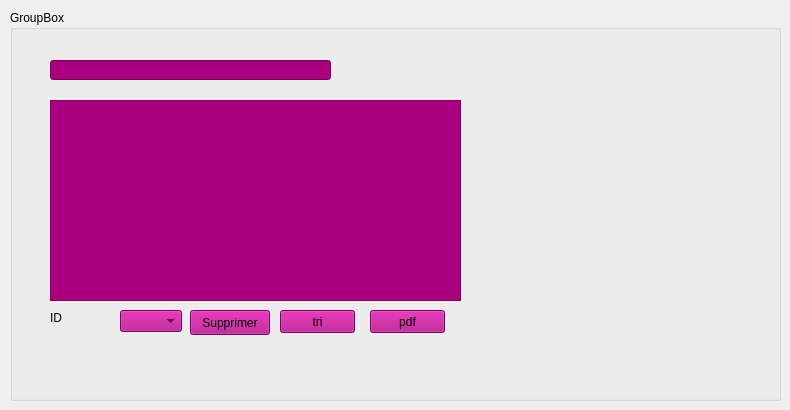
       <widget class="QWidget" name="tab_4">
        <attribute name="title">
         <string>Gestion De Transport</string>
        </attribute>
        <widget class="QGroupBox" name="groupBox_3">
         <property name="geometry">
          <rect>
           <x>10</x>
           <y>10</y>
           <width>771</width>
           <height>391</height>
          </rect>
         </property>
         <property name="palette">
          <palette>
           <active>
            <colorrole role="WindowText">
             <brush brushstyle="SolidPattern">
              <color alpha="255">
               <red>0</red>
               <green>0</green>
               <blue>0</blue>
              </color>
             </brush>
            </colorrole>
            <colorrole role="Button">
             <brush brushstyle="SolidPattern">
              <color alpha="255">
               <red>170</red>
               <green>0</green>
               <blue>127</blue>
              </color>
             </brush>
            </colorrole>
            <colorrole role="Light">
             <brush brushstyle="SolidPattern">
              <color alpha="255">
               <red>255</red>
               <green>249</green>
               <blue>251</blue>
              </color>
             </brush>
            </colorrole>
            <colorrole role="Midlight">
             <brush brushstyle="SolidPattern">
              <color alpha="255">
               <red>212</red>
               <green>207</green>
               <blue>209</blue>
              </color>
             </brush>
            </colorrole>
            <colorrole role="Dark">
             <brush brushstyle="SolidPattern">
              <color alpha="255">
               <red>85</red>
               <green>83</green>
               <blue>83</blue>
              </color>
             </brush>
            </colorrole>
            <colorrole role="Mid">
             <brush brushstyle="SolidPattern">
              <color alpha="255">
               <red>113</red>
               <green>111</green>
               <blue>111</blue>
              </color>
             </brush>
            </colorrole>
            <colorrole role="Text">
             <brush brushstyle="SolidPattern">
              <color alpha="255">
               <red>0</red>
               <green>0</green>
               <blue>0</blue>
              </color>
             </brush>
            </colorrole>
            <colorrole role="BrightText">
             <brush brushstyle="SolidPattern">
              <color alpha="255">
               <red>255</red>
               <green>255</green>
               <blue>255</blue>
              </color>
             </brush>
            </colorrole>
            <colorrole role="ButtonText">
             <brush brushstyle="SolidPattern">
              <color alpha="255">
               <red>0</red>
               <green>0</green>
               <blue>0</blue>
              </color>
             </brush>
            </colorrole>
            <colorrole role="Base">
             <brush brushstyle="SolidPattern">
              <color alpha="255">
               <red>170</red>
               <green>0</green>
               <blue>127</blue>
              </color>
             </brush>
            </colorrole>
            <colorrole role="Window">
             <brush brushstyle="SolidPattern">
              <color alpha="255">
               <red>170</red>
               <green>0</green>
               <blue>127</blue>
              </color>
             </brush>
            </colorrole>
            <colorrole role="Shadow">
             <brush brushstyle="SolidPattern">
              <color alpha="255">
               <red>0</red>
               <green>0</green>
               <blue>0</blue>
              </color>
             </brush>
            </colorrole>
            <colorrole role="AlternateBase">
             <brush brushstyle="SolidPattern">
              <color alpha="255">
               <red>255</red>
               <green>85</green>
               <blue>127</blue>
              </color>
             </brush>
            </colorrole>
            <colorrole role="ToolTipBase">
             <brush brushstyle="SolidPattern">
              <color alpha="255">
               <red>255</red>
               <green>255</green>
               <blue>220</blue>
              </color>
             </brush>
            </colorrole>
            <colorrole role="ToolTipText">
             <brush brushstyle="SolidPattern">
              <color alpha="255">
               <red>0</red>
               <green>0</green>
               <blue>0</blue>
              </color>
             </brush>
            </colorrole>
            <colorrole role="PlaceholderText">
             <brush brushstyle="SolidPattern">
              <color alpha="128">
               <red>0</red>
               <green>0</green>
               <blue>0</blue>
              </color>
             </brush>
            </colorrole>
           </active>
           <inactive>
            <colorrole role="WindowText">
             <brush brushstyle="SolidPattern">
              <color alpha="255">
               <red>0</red>
               <green>0</green>
               <blue>0</blue>
              </color>
             </brush>
            </colorrole>
            <colorrole role="Button">
             <brush brushstyle="SolidPattern">
              <color alpha="255">
               <red>170</red>
               <green>0</green>
               <blue>127</blue>
              </color>
             </brush>
            </colorrole>
            <colorrole role="Light">
             <brush brushstyle="SolidPattern">
              <color alpha="255">
               <red>255</red>
               <green>249</green>
               <blue>251</blue>
              </color>
             </brush>
            </colorrole>
            <colorrole role="Midlight">
             <brush brushstyle="SolidPattern">
              <color alpha="255">
               <red>212</red>
               <green>207</green>
               <blue>209</blue>
              </color>
             </brush>
            </colorrole>
            <colorrole role="Dark">
             <brush brushstyle="SolidPattern">
              <color alpha="255">
               <red>85</red>
               <green>83</green>
               <blue>83</blue>
              </color>
             </brush>
            </colorrole>
            <colorrole role="Mid">
             <brush brushstyle="SolidPattern">
              <color alpha="255">
               <red>113</red>
               <green>111</green>
               <blue>111</blue>
              </color>
             </brush>
            </colorrole>
            <colorrole role="Text">
             <brush brushstyle="SolidPattern">
              <color alpha="255">
               <red>0</red>
               <green>0</green>
               <blue>0</blue>
              </color>
             </brush>
            </colorrole>
            <colorrole role="BrightText">
             <brush brushstyle="SolidPattern">
              <color alpha="255">
               <red>255</red>
               <green>255</green>
               <blue>255</blue>
              </color>
             </brush>
            </colorrole>
            <colorrole role="ButtonText">
             <brush brushstyle="SolidPattern">
              <color alpha="255">
               <red>0</red>
               <green>0</green>
               <blue>0</blue>
              </color>
             </brush>
            </colorrole>
            <colorrole role="Base">
             <brush brushstyle="SolidPattern">
              <color alpha="255">
               <red>170</red>
               <green>0</green>
               <blue>127</blue>
              </color>
             </brush>
            </colorrole>
            <colorrole role="Window">
             <brush brushstyle="SolidPattern">
              <color alpha="255">
               <red>170</red>
               <green>0</green>
               <blue>127</blue>
              </color>
             </brush>
            </colorrole>
            <colorrole role="Shadow">
             <brush brushstyle="SolidPattern">
              <color alpha="255">
               <red>0</red>
               <green>0</green>
               <blue>0</blue>
              </color>
             </brush>
            </colorrole>
            <colorrole role="AlternateBase">
             <brush brushstyle="SolidPattern">
              <color alpha="255">
               <red>255</red>
               <green>85</green>
               <blue>127</blue>
              </color>
             </brush>
            </colorrole>
            <colorrole role="ToolTipBase">
             <brush brushstyle="SolidPattern">
              <color alpha="255">
               <red>255</red>
               <green>255</green>
               <blue>220</blue>
              </color>
             </brush>
            </colorrole>
            <colorrole role="ToolTipText">
             <brush brushstyle="SolidPattern">
              <color alpha="255">
               <red>0</red>
               <green>0</green>
               <blue>0</blue>
              </color>
             </brush>
            </colorrole>
            <colorrole role="PlaceholderText">
             <brush brushstyle="SolidPattern">
              <color alpha="128">
               <red>0</red>
               <green>0</green>
               <blue>0</blue>
              </color>
             </brush>
            </colorrole>
           </inactive>
           <disabled>
            <colorrole role="WindowText">
             <brush brushstyle="SolidPattern">
              <color alpha="255">
               <red>85</red>
               <green>83</green>
               <blue>83</blue>
              </color>
             </brush>
            </colorrole>
            <colorrole role="Button">
             <brush brushstyle="SolidPattern">
              <color alpha="255">
               <red>170</red>
               <green>0</green>
               <blue>127</blue>
              </color>
             </brush>
            </colorrole>
            <colorrole role="Light">
             <brush brushstyle="SolidPattern">
              <color alpha="255">
               <red>255</red>
               <green>249</green>
               <blue>251</blue>
              </color>
             </brush>
            </colorrole>
            <colorrole role="Midlight">
             <brush brushstyle="SolidPattern">
              <color alpha="255">
               <red>212</red>
               <green>207</green>
               <blue>209</blue>
              </color>
             </brush>
            </colorrole>
            <colorrole role="Dark">
             <brush brushstyle="SolidPattern">
              <color alpha="255">
               <red>85</red>
               <green>83</green>
               <blue>83</blue>
              </color>
             </brush>
            </colorrole>
            <colorrole role="Mid">
             <brush brushstyle="SolidPattern">
              <color alpha="255">
               <red>113</red>
               <green>111</green>
               <blue>111</blue>
              </color>
             </brush>
            </colorrole>
            <colorrole role="Text">
             <brush brushstyle="SolidPattern">
              <color alpha="255">
               <red>85</red>
               <green>83</green>
               <blue>83</blue>
              </color>
             </brush>
            </colorrole>
            <colorrole role="BrightText">
             <brush brushstyle="SolidPattern">
              <color alpha="255">
               <red>255</red>
               <green>255</green>
               <blue>255</blue>
              </color>
             </brush>
            </colorrole>
            <colorrole role="ButtonText">
             <brush brushstyle="SolidPattern">
              <color alpha="255">
               <red>85</red>
               <green>83</green>
               <blue>83</blue>
              </color>
             </brush>
            </colorrole>
            <colorrole role="Base">
             <brush brushstyle="SolidPattern">
              <color alpha="255">
               <red>170</red>
               <green>0</green>
               <blue>127</blue>
              </color>
             </brush>
            </colorrole>
            <colorrole role="Window">
             <brush brushstyle="SolidPattern">
              <color alpha="255">
               <red>170</red>
               <green>0</green>
               <blue>127</blue>
              </color>
             </brush>
            </colorrole>
            <colorrole role="Shadow">
             <brush brushstyle="SolidPattern">
              <color alpha="255">
               <red>0</red>
               <green>0</green>
               <blue>0</blue>
              </color>
             </brush>
            </colorrole>
            <colorrole role="AlternateBase">
             <brush brushstyle="SolidPattern">
              <color alpha="255">
               <red>255</red>
               <green>85</green>
               <blue>127</blue>
              </color>
             </brush>
            </colorrole>
            <colorrole role="ToolTipBase">
             <brush brushstyle="SolidPattern">
              <color alpha="255">
               <red>255</red>
               <green>255</green>
               <blue>220</blue>
              </color>
             </brush>
            </colorrole>
            <colorrole role="ToolTipText">
             <brush brushstyle="SolidPattern">
              <color alpha="255">
               <red>0</red>
               <green>0</green>
               <blue>0</blue>
              </color>
             </brush>
            </colorrole>
            <colorrole role="PlaceholderText">
             <brush brushstyle="SolidPattern">
              <color alpha="128">
               <red>0</red>
               <green>0</green>
               <blue>0</blue>
              </color>
             </brush>
            </colorrole>
           </disabled>
          </palette>
         </property>
         <property name="title">
          <string>GroupBox</string>
         </property>
         <widget class="QLineEdit" name="rechercher_2">
          <property name="geometry">
           <rect>
            <x>40</x>
            <y>50</y>
            <width>281</width>
            <height>20</height>
           </rect>
          </property>
         </widget>
         <widget class="QPushButton" name="trier">
          <property name="geometry">
           <rect>
            <x>270</x>
            <y>300</y>
            <width>75</width>
            <height>23</height>
           </rect>
          </property>
          <property name="text">
           <string>tri</string>
          </property>
         </widget>
         <widget class="QPushButton" name="ButtonSupprimer">
          <property name="geometry">
           <rect>
            <x>180</x>
            <y>300</y>
            <width>80</width>
            <height>25</height>
           </rect>
          </property>
          <property name="text">
           <string>Supprimer</string>
          </property>
         </widget>
         <widget class="QTableView" name="tab_Reservation">
          <property name="geometry">
           <rect>
            <x>40</x>
            <y>90</y>
            <width>411</width>
            <height>201</height>
           </rect>
          </property>
         </widget>
         <widget class="QLabel" name="label_9">
          <property name="geometry">
           <rect>
            <x>40</x>
            <y>300</y>
            <width>56</width>
            <height>16</height>
           </rect>
          </property>
          <property name="text">
           <string>ID</string>
          </property>
         </widget>
         <widget class="QComboBox" name="comboBox_3">
          <property name="geometry">
           <rect>
            <x>110</x>
            <y>300</y>
            <width>62</width>
            <height>22</height>
           </rect>
          </property>
         </widget>
         <widget class="QPushButton" name="pushButton_3">
          <property name="geometry">
           <rect>
            <x>360</x>
            <y>300</y>
            <width>75</width>
            <height>23</height>
           </rect>
          </property>
          <property name="text">
           <string>pdf</string>
          </property>
         </widget>
        </widget>
       </widget>
